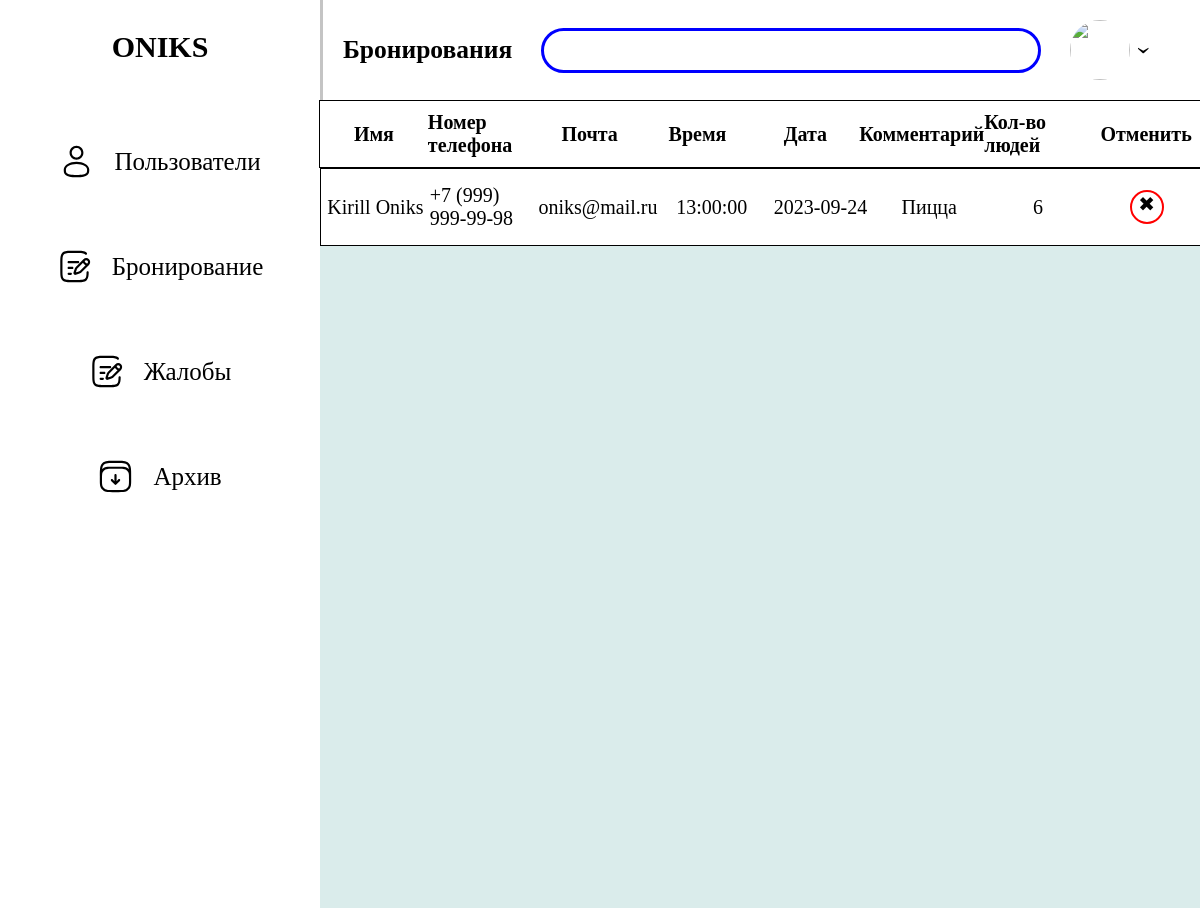
Page /admin/booking.php (signed in) on the earlier database version.
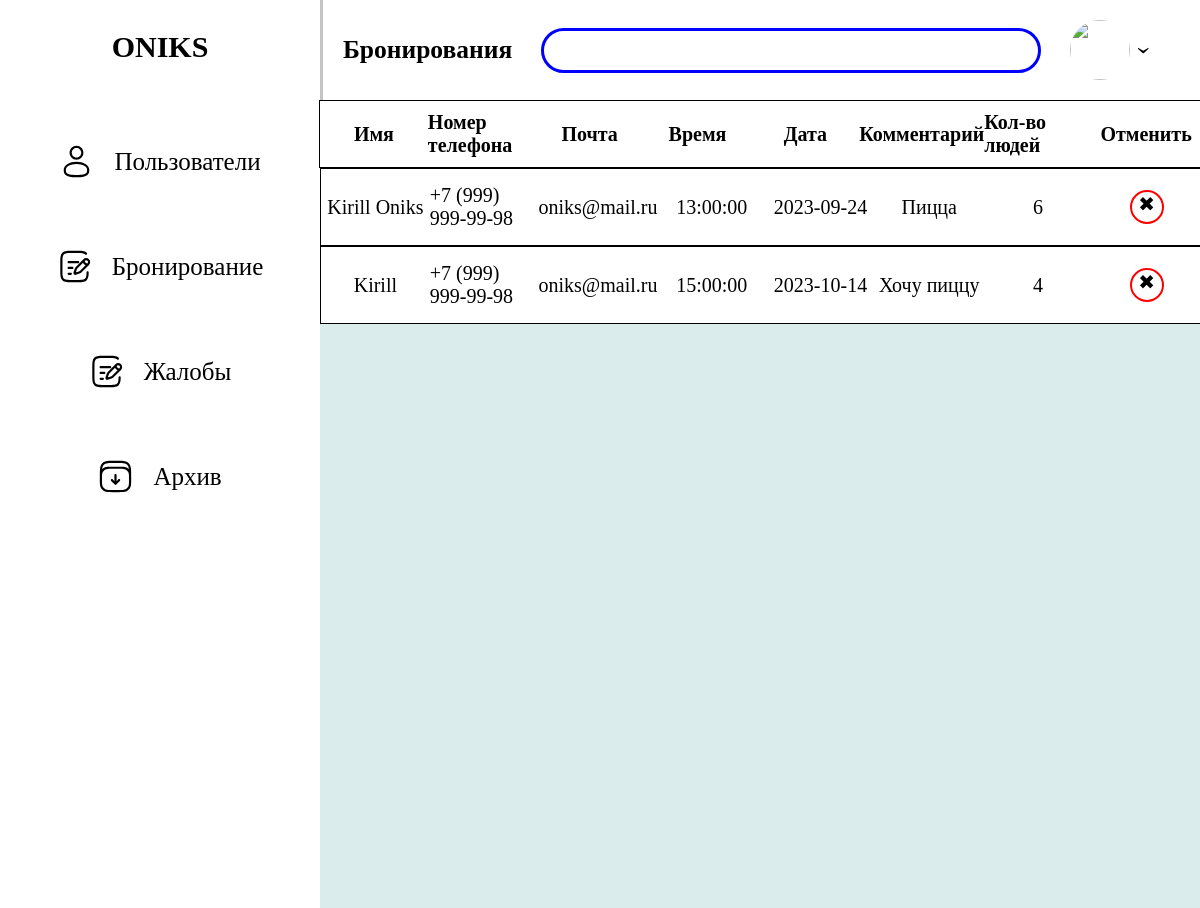
Same page on the later database version.
### tables this page shows
CREATE TABLE `bookings` (
  `id` int NOT NULL,
  `data` date NOT NULL,
  `person` int NOT NULL,
  `time` time NOT NULL,
  `comments` text NOT NULL,
  `name` varchar(256) NOT NULL,
  `owner` int NOT NULL,
  `Status` varchar(256) NOT NULL DEFAULT 'Одобрено',
  `Reason` varchar(256) NOT NULL
);

CREATE TABLE `users` (
  `id` int NOT NULL,
  `name` varchar(256) NOT NULL,
  `login` varchar(256) NOT NULL,
  `pass` varchar(256) NOT NULL,
  `number` varchar(256) NOT NULL,
  `email` varchar(256) NOT NULL,
  `role` varchar(40) NOT NULL
);

### admin/booking.php (the view, shortened to what this page needs)
<?
    require ("../core/bd.php");
?>
<!DOCTYPE html>
<html lang="ru">
<head>
    <link rel="stylesheet" href="../css/admin.css">
    <link rel="stylesheet" href="../css/booking-admin.css">
</head>
<body>
    <main>
        <section class="left-menu">
            <?php require ("../components/admin-menu/left-menu.php") ?>
        </section>
        <section class="menu">
            <header>
                <div class="type"><h2>Бронирования</h2></div>
                <div class="search">
                    <input type="search">
                </div>
                <div class="profile">
                    <img src="../img/profile/Screenshot_3.png" alt="">
                </div>
            </header>
            <main>
                <?
                    $allbooking = mysqli_fetch_all ( mysqli_query($bd, "SELECT * FROM `bookings` WHERE `Status` LIKE 'Одобрено'"));
                ?>
                <div class="description">
                    <p>Имя</p>
                    <p>Номер телефона</p>
                    <p>Почта</p>
                    <p>Время</p>
                    <p>Дата</p>
                    <p>Комментарий</p>
                    <p>Кол-во людей</p>
                    <p>Отменить</p>
                </div>
                <div class="booking-container">
                    <?
                        foreach ($allbooking as $allbooking) {
                            $user_info = mysqli_fetch_assoc( mysqli_query($bd, "SELECT * FROM `users` WHERE `id` = $allbooking[6]"));
                            ?>
                                <form action="../core/cancel.php" method="post">
                                    <div class="booking-card">
                                        <div class="name">
                                            <p><?echo $allbooking["5"]?></p>
                                        </div>
                                        <div class="number">
                                            <p><?echo $user_info["number"]?></p>
                                        </div>
                                        <div class="email">
                                            <p><?echo $user_info["email"]?></p>
                                        </div>
                                        <div class="time">
                                            <p><?echo $allbooking["3"]?></p>
                                        </div>
                                        <div class="data">
                                            <p><?echo $allbooking["1"]?></p>
                                        </div>
                                        <div class="person">
                                            <p><?echo $allbooking["4"]?></p>
                                        </div>
                                        <div class="comments">
                                            <p><?echo $allbooking["2"]?></p>
                                        </div>
                                        <div class="cancel">
                                            <button type="submit">&#10006;</button>
                                        </div>
                                    </div>
                                </form>
                            <?
                        }
                    ?>
                </div>
            </main>
        </section>
    </main>
</body>
</html>

Differences in the rows shown:
added bookings: name "Kirill", owner.number "+7 (999) 999-99-98", owner.email "oniks@mail.ru", time "15:00:00", data "2023-10-14", comments "Хочу пиццу", person "4"
